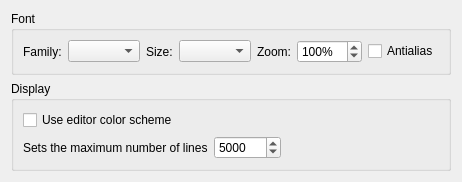
<?xml version="1.0" encoding="UTF-8"?>
<ui version="4.0">
 <class>OutputOption</class>
 <widget class="QWidget" name="OutputOption">
  <property name="geometry">
   <rect>
    <x>0</x>
    <y>0</y>
    <width>455</width>
    <height>161</height>
   </rect>
  </property>
  <property name="windowTitle">
   <string>Form</string>
  </property>
  <layout class="QVBoxLayout" name="verticalLayout_2">
   <item>
    <widget class="QGroupBox" name="groupBox_7">
     <property name="title">
      <string>Font</string>
     </property>
     <layout class="QHBoxLayout" name="horizontalLayout_8">
      <item>
       <widget class="QLabel" name="label_2">
        <property name="text">
         <string>Family:</string>
        </property>
       </widget>
      </item>
      <item>
       <widget class="QComboBox" name="familyComboBox">
        <property name="sizePolicy">
         <sizepolicy hsizetype="Expanding" vsizetype="Fixed">
          <horstretch>0</horstretch>
          <verstretch>0</verstretch>
         </sizepolicy>
        </property>
       </widget>
      </item>
      <item>
       <widget class="QLabel" name="label_7">
        <property name="text">
         <string>Size:</string>
        </property>
       </widget>
      </item>
      <item>
       <widget class="QComboBox" name="sizeComboBox">
        <property name="sizePolicy">
         <sizepolicy hsizetype="Preferred" vsizetype="Fixed">
          <horstretch>0</horstretch>
          <verstretch>0</verstretch>
         </sizepolicy>
        </property>
       </widget>
      </item>
      <item>
       <widget class="QLabel" name="label_8">
        <property name="text">
         <string>Zoom:</string>
        </property>
       </widget>
      </item>
      <item>
       <widget class="QSpinBox" name="fontZoomSpinBox">
        <property name="suffix">
         <string>%</string>
        </property>
        <property name="minimum">
         <number>10</number>
        </property>
        <property name="maximum">
         <number>1000</number>
        </property>
        <property name="singleStep">
         <number>10</number>
        </property>
        <property name="value">
         <number>100</number>
        </property>
       </widget>
      </item>
      <item>
       <widget class="QCheckBox" name="antialiasCheckBox">
        <property name="text">
         <string>Antialias</string>
        </property>
       </widget>
      </item>
      <item>
       <spacer name="horizontalSpacer_5">
        <property name="orientation">
         <enum>Qt::Horizontal</enum>
        </property>
        <property name="sizeHint" stdset="0">
         <size>
          <width>40</width>
          <height>20</height>
         </size>
        </property>
       </spacer>
      </item>
     </layout>
    </widget>
   </item>
   <item>
    <widget class="QGroupBox" name="groupBox_10">
     <property name="title">
      <string>Display</string>
     </property>
     <layout class="QVBoxLayout" name="verticalLayout">
      <item>
       <widget class="QCheckBox" name="useColorSchemeCheckBox">
        <property name="text">
         <string>Use editor color scheme</string>
        </property>
       </widget>
      </item>
      <item>
       <layout class="QHBoxLayout" name="horizontalLayout">
        <item>
         <widget class="QLabel" name="label">
          <property name="text">
           <string>Sets the maximum number of lines</string>
          </property>
         </widget>
        </item>
        <item>
         <widget class="QSpinBox" name="spinBoxOutputMaxLines">
          <property name="minimum">
           <number>10</number>
          </property>
          <property name="maximum">
           <number>10000000</number>
          </property>
          <property name="value">
           <number>5000</number>
          </property>
         </widget>
        </item>
        <item>
         <spacer name="horizontalSpacer">
          <property name="orientation">
           <enum>Qt::Horizontal</enum>
          </property>
          <property name="sizeHint" stdset="0">
           <size>
            <width>40</width>
            <height>20</height>
           </size>
          </property>
         </spacer>
        </item>
       </layout>
      </item>
     </layout>
    </widget>
   </item>
   <item>
    <spacer name="verticalSpacer">
     <property name="orientation">
      <enum>Qt::Vertical</enum>
     </property>
     <property name="sizeHint" stdset="0">
      <size>
       <width>20</width>
       <height>33</height>
      </size>
     </property>
    </spacer>
   </item>
  </layout>
 </widget>
 <resources/>
 <connections/>
</ui>
